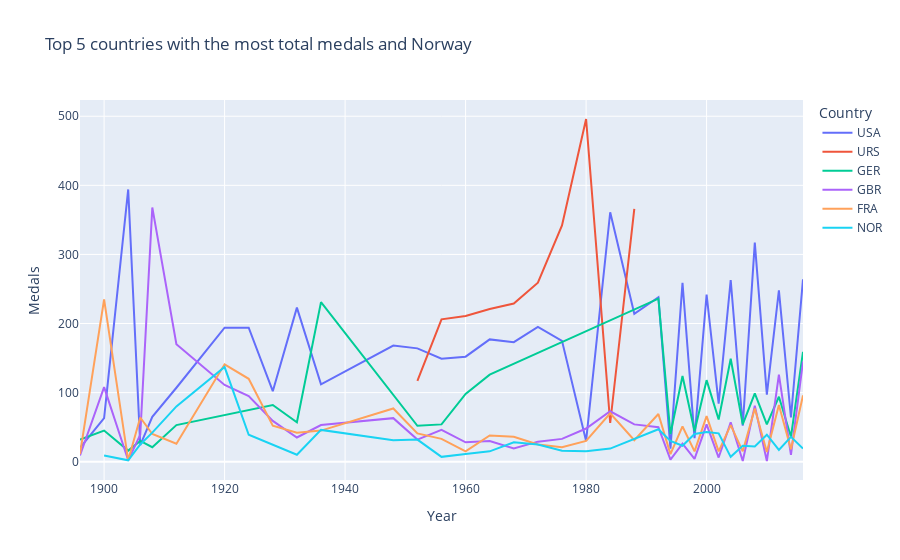

The cell this chart's notebook holds for it:
### Code cell
px.line(
    data_frame=countries_medals[countries_medals['NOC'].isin(top_5_countries)], 
    x='Year', 
    y='Medal',
    color='NOC',
    category_orders={'NOC': top_5_countries},
    title='Top 5 countries with the most total medals and Norway',
    labels={'Medal': 'Medals', 'NOC': 'Country'}
)

### Figure 1 — Plotly figure (JSON) as saved in the notebook; plotly's stock layout.template omitted (floating-point values rounded to 4 significant figures)
{"data": [{"hovertemplate": "Country=USA<br>Year=%{x}<br>Medals=%{y}<extra></extra>", "legendgroup": "USA", "line": {"color": "#636efa", "dash": "solid"}, "marker": {"symbol": "circle"}, "mode": "lines", "name": "USA", "orientation": "v", "showlegend": true, "type": "scatter", "x": [1896, 1900, 1904, 1906, 1908, 1912, 1920, 1924, 1928, 1932, 1936, 1948, 1952, 1956, 1960, 1964, 1968, 1972, 1976, 1980, 1984, 1988, 1992, 1994, 1996, 1998, 2000, 2002, 2004, 2006, 2008, 2010, 2012, 2014, 2016], "xaxis": "x", "y": [20, 63, 394, 24, 65, 107, 194, 194, 102, 223, 112, 168, 164, 149, 152, 177, 173, 195, 175, 30, 361, 214, 238, 19, 259, 34, 242, 84, 263, 52, 317, 97, 248, 64, 264], "yaxis": "y"}, {"hovertemplate": "Country=URS<br>Year=%{x}<br>Medals=%{y}<extra></extra>", "legendgroup": "URS", "line": {"color": "#EF553B", "dash": "solid"}, "marker": {"symbol": "circle"}, "mode": "lines", "name": "URS", "orientation": "v", "showlegend": true, "type": "scatter", "x": [1952, 1956, 1960, 1964, 1968, 1972, 1976, 1980, 1984, 1988], "xaxis": "x", "y": [117, 206, 211, 221, 229, 259, 342, 496, 56, 366], "yaxis": "y"}, {"hovertemplate": "Country=GER<br>Year=%{x}<br>Medals=%{y}<extra></extra>", "legendgroup": "GER", "line": {"color": "#00cc96", "dash": "solid"}, "marker": {"symbol": "circle"}, "mode": "lines", "name": "GER", "orientation": "v", "showlegend": true, "type": "scatter", "x": [1896, 1900, 1904, 1906, 1908, 1912, 1928, 1932, 1936, 1952, 1956, 1960, 1964, 1992, 1994, 1996, 1998, 2000, 2002, 2004, 2006, 2008, 2010, 2012, 2014, 2016], "xaxis": "x", "y": [32, 45, 16, 30, 21, 53, 82, 57, 231, 52, 54, 98, 126, 236, 40, 124, 44, 118, 61, 149, 54, 99, 54, 94, 36, 159], "yaxis": "y"}, {"hovertemplate": "Country=GBR<br>Year=%{x}<br>Medals=%{y}<extra></extra>", "legendgroup": "GBR", "line": {"color": "#ab63fa", "dash": "solid"}, "marker": {"symbol": "circle"}, "mode": "lines", "name": "GBR", "orientation": "v", "showlegend": true, "type": "scatter", "x": [1896, 1900, 1904, 1906, 1908, 1912, 1920, 1924, 1928, 1932, 1936, 1948, 1952, 1956, 1960, 1964, 1968, 1972, 1976, 1980, 1984, 1988, 1992, 1994, 1996, 1998, 2000, 2002, 2004, 2006, 2008, 2010, 2012, 2014, 2016], "xaxis": "x", "y": [9, 108, 2, 39, 368, 170, 111, 95, 59, 35, 53, 63, 32, 46, 28, 30, 19, 29, 33, 48, 73, 54, 50, 3, 26, 4, 54, 6, 57, 1, 81, 1, 126, 10, 145], "yaxis": "y"}, {"hovertemplate": "Country=FRA<br>Year=%{x}<br>Medals=%{y}<extra></extra>", "legendgroup": "FRA", "line": {"color": "#FFA15A", "dash": "solid"}, "marker": {"symbol": "circle"}, "mode": "lines", "name": "FRA", "orientation": "v", "showlegend": true, "type": "scatter", "x": [1896, 1900, 1904, 1906, 1908, 1912, 1920, 1924, 1928, 1932, 1936, 1948, 1952, 1956, 1960, 1964, 1968, 1972, 1976, 1980, 1984, 1988, 1992, 1994, 1996, 1998, 2000, 2002, 2004, 2006, 2008, 2010, 2012, 2014, 2016], "xaxis": "x", "y": [11, 235, 2, 64, 40, 26, 141, 120, 52, 42, 45, 77, 41, 33, 15, 38, 36, 25, 21, 30, 70, 31, 69, 11, 51, 15, 66, 15, 53, 15, 77, 14, 82, 18, 96], "yaxis": "y"}, {"hovertemplate": "Country=NOR<br>Year=%{x}<br>Medals=%{y}<extra></extra>", "legendgroup": "NOR", "line": {"color": "#19d3f3", "dash": "solid"}, "marker": {"symbol": "circle"}, "mode": "lines", "name": "NOR", "orientation": "v", "showlegend": true, "type": "scatter", "x": [1900, 1904, 1906, 1908, 1912, 1920, 1924, 1928, 1932, 1936, 1948, 1952, 1956, 1960, 1964, 1968, 1972, 1976, 1980, 1984, 1988, 1992, 1994, 1996, 1998, 2000, 2002, 2004, 2006, 2008, 2010, 2012, 2014, 2016], "xaxis": "x", "y": [9, 2, 25, 42, 80, 137, 39, 24, 10, 46, 31, 32, 7, 11, 15, 28, 25, 16, 15, 19, 33, 47, 30, 23, 40, 43, 41, 7, 23, 22, 39, 17, 36, 19], "yaxis": "y"}], "layout": {"legend": {"title": {"text": "Country"}, "tracegroupgap": 0}, "title": {"text": "Top 5 countries with the most total medals and Norway"}, "xaxis": {"anchor": "y", "domain": [0, 1], "title": {"text": "Year"}}, "yaxis": {"anchor": "x", "domain": [0, 1], "title": {"text": "Medals"}}}}
